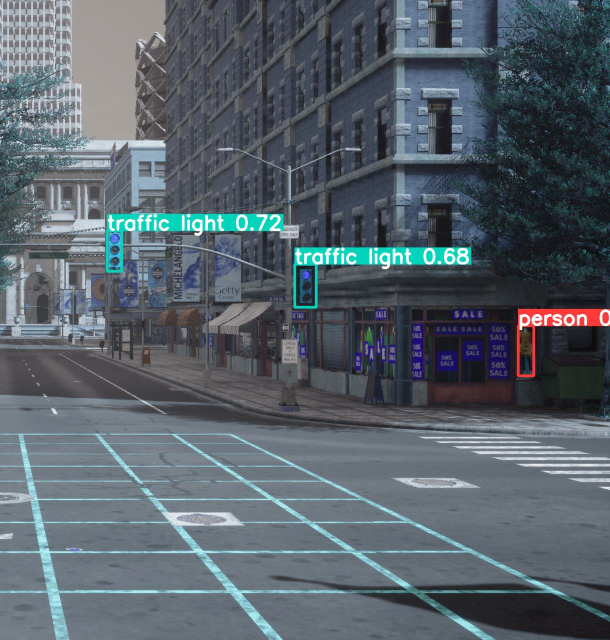
#> input picture zwp/runs/detect/exp/image0.jpg, 1220 x 1280 px (shown at 1/2 size)
$ python -i Stitcher.py   (imports and definitions only)
#> lines starting #> are read from the running program, lines starting #| are printed output that depends on the picture
import numpy as np
import cv2

class Stitcher:

    #拼接函数
    def stitch(self, images, ratio=0.65, reprojThresh=5.0,showMatches=False):
        #获取输入图片
        (imageB, imageA) = images
        #检测A、B图片的SIFT关键特征点，并计算特征描述子
        (kpsA, featuresA) = self.detectAndDescribe(imageA)
        (kpsB, featuresB) = self.detectAndDescribe(imageB)

        # 匹配两张图片的所有特征点，返回匹配结果
        M = self.matchKeypoints(kpsA, kpsB, featuresA, featuresB, ratio, reprojThresh)

        # 如果返回结果为空，没有匹配成功的特征点，退出算法
        if M is None:
            return None

        # 否则，提取匹配结果
        # H是3x3视角变换矩阵
        (matches, H, status) = M
        # 将图片A进行视角变换，result是变换后图片
        result = cv2.warpPerspective(imageA, H, (imageA.shape[1] + imageB.shape[1], imageA.shape[0]))
        self.cv_show('result', result)
        # 将图片B传入result图片最左端
        result[0:imageB.shape[0], 0:imageB.shape[1]] = imageB
        self.cv_show('result', result)
        # 检测是否需要显示图片匹配
        if showMatches:
            # 生成匹配图片
            vis = self.drawMatches(imageA, imageB, kpsA, kpsB, matches, status)
            # 返回结果
            return (result, vis)

        # 返回匹配结果
        return result
    # [69 lines left out: functions cv_show, detectAndDescribe, matchKeypoints, drawMatches, not called in this run]

>>> import cv2
>>> picture = cv2.imread('../zwp/runs/detect/exp/image0.jpg', cv2.IMREAD_GRAYSCALE)
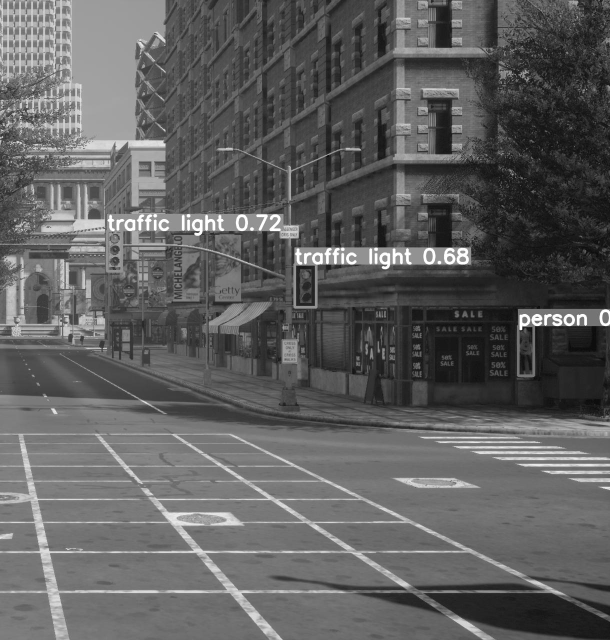
#> picture: shape (1280, 1220) (shown at 1/2 size); min 0, max 255, mean 95.4
>>> result = Stitcher().stitch(picture)
#> (the run stopped early here; a loop or call above may not have finished)
